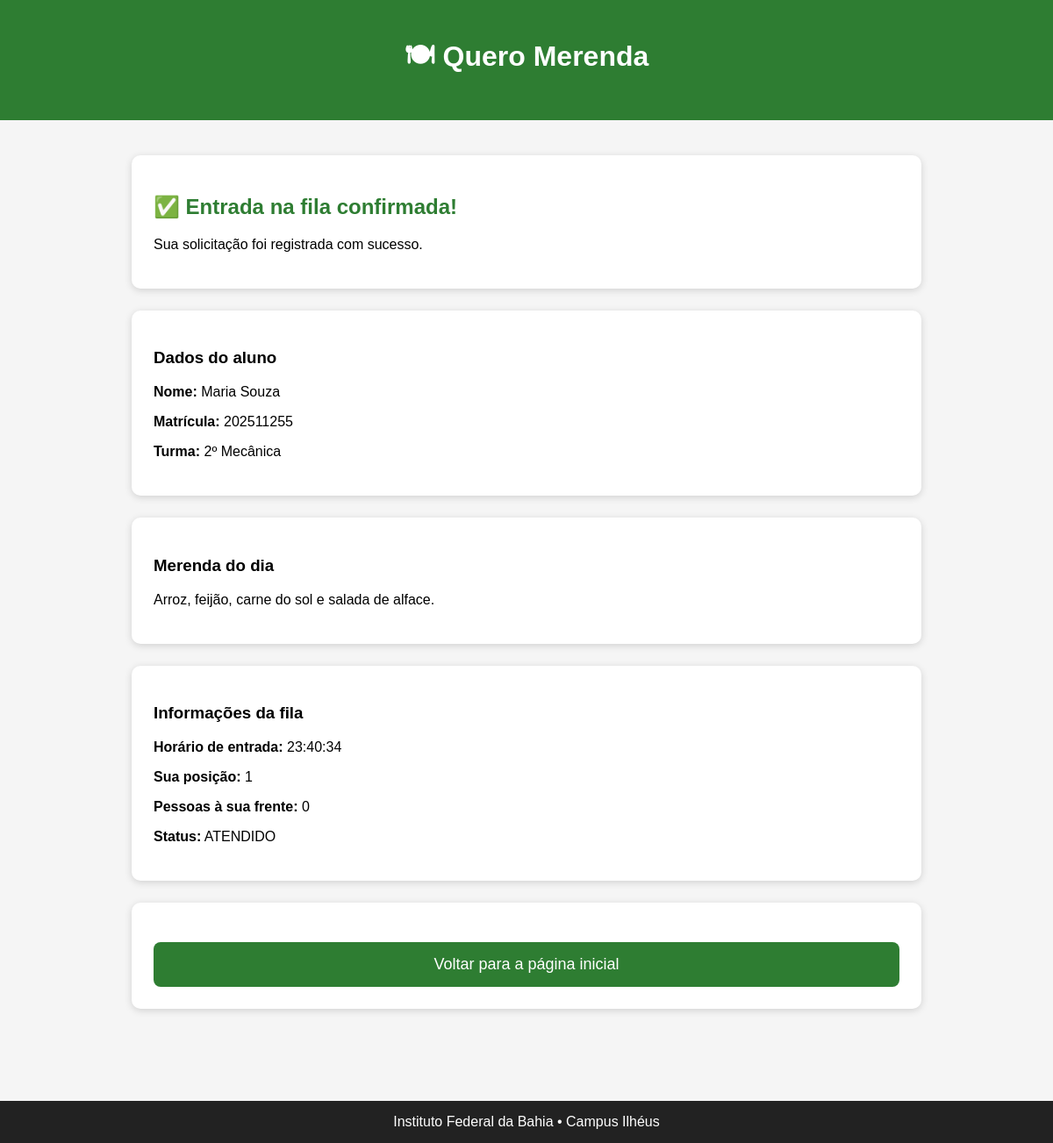
Page /sucesso/2/ on the committed database.
### merenda/models.py (models this page shows, shortened)
class Fila(models.Model):
    STATUS_CHOICES = [
        ('AGUARDANDO', 'Aguardando'),
        ('ATENDIDO', 'Atendido'),
        ('DESISTIU', 'Desistiu'),
        ('BLOQUEADO', 'Bloqueado'),
    ]
    aluno = models.ForeignKey(
        Aluno,
        on_delete=models.CASCADE,
        verbose_name="Aluno"
    )
    cardapio = models.ForeignKey(
    Cardapio,
    on_delete=models.CASCADE,
    verbose_name="Cardápio",
    null=True,
    blank=True
    )
    data = models.DateField(
        auto_now_add=True,
        verbose_name="Data"
    )
    horario_entrada = models.DateTimeField(
        auto_now_add=True,
        verbose_name="Horário de entrada"
    )
    status = models.CharField(
        max_length=20,
        choices=STATUS_CHOICES,
        default='AGUARDANDO',
        verbose_name="Status"
    )
    class Meta:
        verbose_name = "Fila"
        verbose_name_plural = "Fila"
        ordering = ["horario_entrada"]

class Aluno(models.Model):
    nome = models.CharField(
        max_length=100,
        verbose_name="Nome"
    )
    matricula = models.CharField(
        max_length=20,
        unique=True,
        verbose_name="Matrícula"
    )
    turma = models.CharField(
        max_length=30,
        verbose_name="Turma"
    )
    ativo = models.BooleanField(
        default=True,
        verbose_name="Aluno ativo"
    )
    class Meta:
        verbose_name = "Aluno"
        verbose_name_plural = "Alunos"
        ordering = ["nome"]

class Cardapio(models.Model):
    data = models.DateField()
    descricao = models.CharField(
        max_length=200
    )
    observacao = models.TextField(
        blank=True
    )
    ativo = models.BooleanField(
        default=True
    )

### merenda/views.py (the view)
def sucesso(request, fila_id):
    fila = Fila.objects.get(
        id=fila_id
    )
    pessoas_na_frente = Fila.objects.filter(
        data=fila.data,
        status="AGUARDANDO",
        horario_entrada__lt=fila.horario_entrada
    ).count()
    contexto = {
        "fila": fila,
        "posicao": pessoas_na_frente + 1,
        "pessoas_na_frente": pessoas_na_frente
    }
    return render(
        request,
        "merenda/sucesso.html",
        contexto
    )

### merenda/templates/merenda/sucesso.html
{% extends 'merenda/base.html' %}
{% block conteudo %}
<div class="card">
    <h2>✅ Entrada na fila confirmada!</h2>
    <p>
        Sua solicitação foi registrada com sucesso.
    </p>
</div>
<div class="card">
    <h3>Dados do aluno</h3>
    <p>
        <strong>Nome:</strong>
        {{ fila.aluno.nome }}
    </p>
    <p>
        <strong>Matrícula:</strong>
        {{ fila.aluno.matricula }}
    </p>
    <p>
        <strong>Turma:</strong>
        {{ fila.aluno.turma }}
    </p>
</div>
<div class="card">
    <h3>Merenda do dia</h3>
    <p>
        {{ fila.cardapio.descricao }}
    </p>
</div>
<div class="card">
    <h3>Informações da fila</h3>
    <p>
        <strong>Horário de entrada:</strong>
        {{ fila.horario_entrada|date:"H:i:s" }}
    </p>
    <p>
        <strong>Sua posição:</strong>
        {{ posicao }}
    </p>
    <p>
        <strong>Pessoas à sua frente:</strong>
        {{ pessoas_na_frente }}
    </p>
    <p>
        <strong>Status:</strong>
        {{ fila.status }}
    </p>
</div>
<div class="card">
    <a href="{% url 'inicio' %}">
        <button>
            Voltar para a página inicial
        </button>
    </a>
</div>
{% endblock %}

### merenda/static/css/estilo.css (style rules this page uses)
body { margin:0; background:#f5f5f5; font-family:Arial, Helvetica, sans-serif; }
.card { background:white; padding:25px; margin-bottom:25px; border-radius:10px; box-shadow:0px 2px 8px rgba(0,0,0,.15); }
h2 { color:#2E7D32; }
button { margin-top:20px; width:100%; padding:15px; background:#2E7D32; color:white; font-size:18px; border:none; border-radius:8px; cursor:pointer; }

### rows in the picture
Fila: aluno.nome "Maria Souza", aluno.matricula "202511255", aluno.turma "2º Mecânica", cardapio.descricao "Arroz, feijão, carne do sol e salada de alface.", horario_entrada "23:40:34", status "ATENDIDO"

### other values in the picture
{{ posicao }} "1"
{{ pessoas_na_frente }} "0"
